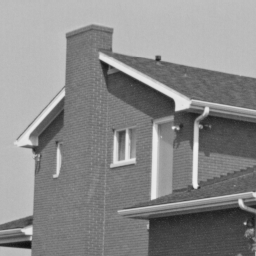
%> input picture OriginImage/house.png, 256 x 256 px; the run also reads 1 picture not shown here
$ octave GLIDEMerge.m   (GNU Octave 9; MATLAB toolbox functions it lacks are replaced by stand-ins)
%> lines starting %> are read from the running program, lines starting %| are printed output that depends on the picture; long printed decimals are rounded
### Utilities/ParSet.m
function  [Opts]=OptsSet(nSig,x_org)

Opts.org       =   x_org;
Opts.nSig      =   nSig;                                 % Variance of the noise image
Opts.SearchWin =   30;                                   % Non-local patch searching window
Opts.delta     =   0.2;                                  % Optsameter between each iter
Opts.c         =   2*sqrt(2);                            % Constant num for the weight vector
Opts.Innerloop =   2;                                    % InnerLoop Num of between re-blockmatching
Opts.ReWeiIter =   3;
if nSig<=20
    Opts.PatchSize    =   6;                            % Patch size
    Opts.ArrayNo        =   70;                           % Initial Non-local Patch number
    Opts.Iter          =   8;                            % total iter numbers
    Opts.lamada        =   0.54;                         % Noise estimete Optsameter
elseif nSig <= 40
    Opts.PatchSize       =   8;
    Opts.ArrayNo        =   70;
    Opts.Iter          =   5;
    Opts.lamada        =   0.56;
elseif nSig<=60
    Opts.PatchSize       =   8;
    Opts.ArrayNo        =   120;
    Opts.Iter          =   14;
    Opts.lamada        =   0.58;
else
    Opts.PatchSize       =   9;
    Opts.ArrayNo        =   140;
    Opts.Iter          =   14;
    Opts.lamada        =   0.58;
end

Opts.step      =   floor((Opts.PatchSize)/2-1);

### Utilities/csnr.m
function s=csnr(A,B,row,col)
A = double(A);
B = double(B);

[n,m,ch]=size(A);

if ch==1
   e=A-B;
   e=e(row+1:n-row,col+1:m-col);
   me=mean(mean(e.^2));
   s=10*log10(255^2/me);
else
   e=A-B;
   e=e(row+1:n-row,col+1:m-col,:);
   e1=e(:,:,1);e2=e(:,:,2);e3=e(:,:,3);
   me1=mean(mean(e1.^2));
   me2=mean(mean(e2.^2));
   me3=mean(mean(e3.^2));
   s(1)=10*log10(255^2/me1);
   s(2)=10*log10(255^2/me2);
   s(3)=10*log10(255^2/me3);
end


return;

### GSR_Solver_Denoising.m
function [ImgRec,diff_Cost,Critical] = GSR_Solver_Denoising(ImgInput,ImgNoise, Opts,iter,sigma)
%%
% [17 lines of commented-out code are left out]


[Hight Width]   =   size(ImgInput);
SearchWin = Opts.SearchWin;
PatchSize    =    Opts.PatchSize;
PatchSize2    =   PatchSize*PatchSize;
ArrayNo   =   Opts.ArrayNo;
SlidingDis = Opts.step;

%tau =  Opts.lambda*Opts.Factor/Opts.mu;
%Threshold = sqrt(2*tau);
%Threshold = Opts.Threshold;

N     =  Hight-PatchSize+1;
M     =  Width-PatchSize+1;
L     =  N*M;

Row     =  [1:SlidingDis:N];
Row     =  [Row Row(end)+1:N];
Col     =  [1:SlidingDis:M];
Col    =  [Col Col(end)+1:M];
%%
PatchSet     =  zeros(PatchSize2, L, 'single');
%---add---
Patch_orgSet     =  zeros(PatchSize2, L, 'single');
%---------
x_org = Opts.org;
Count     =  0;

noise = x_org + randn(size(x_org)) * sigma;
for i  = 1:PatchSize
    for j  = 1:PatchSize
        Count    =  Count+1;
        Patch  =  ImgInput(i:Hight-PatchSize+i,j:Width-PatchSize+j);
        Patch  =  Patch(:);
        PatchSet(Count,:) =  Patch';

        NoiPatch  =  ImgNoise(i:Hight-PatchSize+i,j:Width-PatchSize+j);
        NoiPatch  =  NoiPatch(:);
        NoiPatch_Set(Count,:) =  NoiPatch';

        Patch_org  =  x_org(i:Hight-PatchSize+i,j:Width-PatchSize+j);
        Patch_org  =  Patch_org(:);
        Patch_orgSet(Count,:) =  Patch_org';

        Noise =  noise(i:Hight-PatchSize+i,j:Width-PatchSize+j);
        Noise  =  Noise(:);
        Noise_Set(Count,:) =  Noise';
    end
end

PatchSetT  =   PatchSet';
NoiseSetT  = NoiPatch_Set';
Patch_orgSetT =  Patch_orgSet';
addNoise_SetT  = Noise_Set';


%%
%-----------------------------计算噪声-------------------------------------------------------------

SigmaNoi = zeros(1,(Hight-PatchSize+1)*(Hight-PatchSize+1));
if iter ==1
 %   Noi =  sqrt(abs(repmat(sigma^2,1,size(PatchSetT,1))-mean((addNoise_SetT-NoiseSetT).^2,2)'));
    Noi = sigma *  ones(size(SigmaNoi));
    SigmaNoi = Opts.lamada * Noi;
else
    Noi= sqrt(abs(repmat(sigma^2,1,size(PatchSetT,1))-mean((NoiseSetT-PatchSetT).^2,2)'));
    SigmaNoi = Opts.lamada * Noi;
end

%--------------------------------------------------------------------------------------------------
%%
I        =   (1:L);
I        =   reshape(I, N, M);
NN       =   length(Row);
MM       =   length(Col);

ImgTemp     =  zeros(Hight, Width);
ImgWeight   =  zeros(Hight, Width);
IndcMatrix  =  zeros(NN, MM, ArrayNo);
PatchArray  =  zeros(PatchSize, PatchSize, ArrayNo);
%%
%tic;
diff_Cost = zeros(NN*MM,1);
Critical = zeros(NN*MM,1);
for  i  =  1 : NN
    for  j  =  1 : MM

        CurRow      =   Row(i);
        CurCol      =   Col(j);
        Off      =   (CurCol-1)*N + CurRow;


        CurPatchIndx  =  PatchSearch(PatchSetT, CurRow, CurCol, Off, ArrayNo, SearchWin, I);
        %------add-------------------------------------------------------------------------
      %%  CurPatch_OrgIndx  =  PatchSearch(Patch_orgSetT, CurRow, CurCol, Off, ArrayNo, SearchWin, I);
        %-------------------------------------------------------------------------------


        %IndcMatrix(i,j,:) = CurPatchIndx;

        CurArray = PatchSet(:, CurPatchIndx);
   % [10 lines of commented-out code are left out]
        diff_Cost((i-1)*NN+j) = sum(sum((CurArray -repmat(PatchSetT(Off,:)',1,size(CurArray,2))).^2));
        %----------

        CurArray_Mean  =   repmat(mean( CurArray, 2 ),1,ArrayNo);
        CurArray_res    =   CurArray  -   CurArray_Mean;

       [U,SigmaY,V]  = svd(CurArray_res,'econ');


%        Threshold = 2.858 * median(diag(SigmaY));
%        SigmaX = SigmaY.*(abs(SigmaY)>Threshold);

    %  [U,SigmaY,V]  = svd(CurArray,'econ');
    %-------------------------
        NSig =  SigmaNoi(Off);
        Temp   =   sqrt(max( diag(SigmaY).^2 - ArrayNo*NSig^2, 0 ));

        for ite =1:3
            W_Vec    =  double( (Opts.c*sqrt(ArrayNo)*NSig^2)./( Temp + eps ));               % Weight vector
            SigmaX   =  soft(SigmaY,diag(W_Vec));
            Temp     = diag(SigmaX);
        end
       %---------------------------
           CurArray_post =  U*SigmaX*V'  +   CurArray_Mean;
            % [12 lines of commented-out code are left out]

        for k = 1:ArrayNo
            PatchArray(:,:,k) = reshape(CurArray_post(:,k),PatchSize,PatchSize);
        end

        for k = 1:length(CurPatchIndx)
            RowIndx  =  ComputeRowNo((CurPatchIndx(k)), N);
            ColIndx  =  ComputeColNo((CurPatchIndx(k)), N);
            ImgTemp(RowIndx:RowIndx+PatchSize-1, ColIndx:ColIndx+PatchSize-1)    =   ImgTemp(RowIndx:RowIndx+PatchSize-1, ColIndx:ColIndx+PatchSize-1) + PatchArray(:,:,k)';
            ImgWeight(RowIndx:RowIndx+PatchSize-1, ColIndx:ColIndx+PatchSize-1)  =   ImgWeight(RowIndx:RowIndx+PatchSize-1, ColIndx:ColIndx+PatchSize-1) + 1;
        end

    end
end
%%
%save ('IndcMatrix.mat', 'IndcMatrix');
ImgRec = ImgTemp./(ImgWeight+eps);

%toc;

return;

### GLIDEMerge.m
clear;
clc;
cur = cd;
addpath(genpath(cur));


for ImgNo = 1
    for Type = 4
        switch ImgNo
            case 1
                ImgName = 'house.png';

        end
         x_org = double(imread(ImgName));
%> x_org: size 256x256 double; min 16, max 239, mean 138; mean of the top-left, top-right, bottom-left and bottom-right quarters 159.8, 150, 135.6, 106.6
         sigma = 35;

        switch Type
            case 1
                Img_After_BM3D = 'sig15_house34.9447.png';
                x_noi = double(imread(Img_After_BM3D));
            case 2
                Img_After_BM3D = 'sig25_house32.8646.png';
                x_noi = double(imread(Img_After_BM3D));
            case 3
                Img_After_BM3D = 'sig30_house_32.087.png';
                x_noi = double(imread(Img_After_BM3D));
            case 4
                Img_After_BM3D = 'sig35_house31.3762.png';
                x_noi = double(imread(Img_After_BM3D));
%> x_noi: size 256x256 double; min 9, max 253, mean 137.9; mean of the top-left, top-right, bottom-left and bottom-right quarters 159.6, 149.4, 135.5, 107

            case 5

                randn('state', 1); % initialization
                x_noi = x_org + randn(size(x_org)) * sigma;

        end
        Opts   = ParSet( sigma,x_org);
%> in OptsSet, `Opts.step      =   floor((Opts.PatchSize)/2-1);`: Opts.step = 3
%> Opts = {nSig 35, SearchWin 30, delta 0.2, c 2.83, Innerloop 2, ReWeiIter 3}


        % [9 lines of commented-out code are left out]


        Opts.mu = 0.12;
      %  Opts.lambda = 3.8283;
     %   Opts.block_size = 8;
        %Opts.Threshold = 376;

        IterNum = Opts.Iter;
%> IterNum = 5
        MSE = zeros(1,IterNum+1);

        MSE(1) = sum(sum((x_noi-x_org).^2))/numel(x_org);
        fprintf('Initial PSNR = %f\n',csnr(x_noi,x_org,0,0));
%> in csnr, `e=A-B;`:
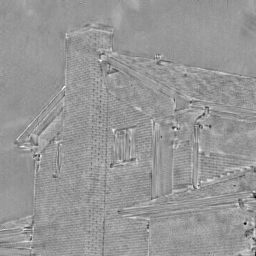
%> e: size 256x256 double; min -84, max 57, mean -0.1; drawn with min black and max white
%> in csnr, `me=mean(mean(e.^2));`: me = 47.48
%> in csnr, `s=10*log10(255^2/me);`: s = 31.37
%| Initial PSNR = 31.366

        mu = Opts.mu;
%> mu = 0.12
        invmu = 1/(mu+1);
%> invmu = 0.893
        muinv = mu/(mu+1);
%> muinv = 0.107

% [9 lines of commented-out code are left out]


            x = x_noi;
            w = zeros(size(x_org));
            c = zeros(size(x_org));


            for iter = 1:IterNum
                 if (mod(iter-1,Opts.Innerloop)==0)
                    Opts.ArrayNo =  Opts.ArrayNo - 0;
                 end

                % est = x + Opts.delta*(x_noi - x);
                % [x,diff_Cost,Critical] = GSR_Solver_Denoising(est,x_noi,Opts,iter,sigma);

%> (the run ends here)
